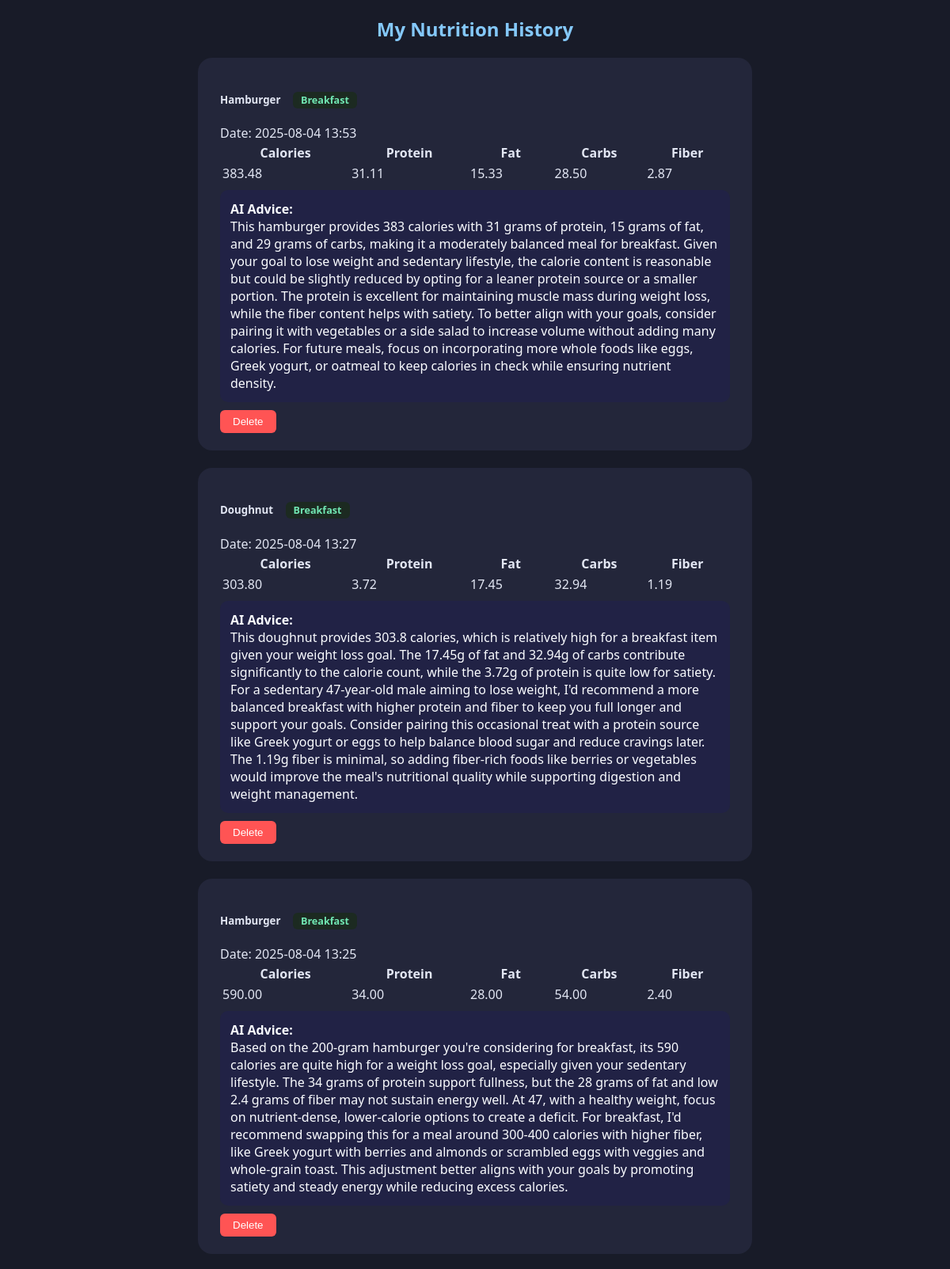
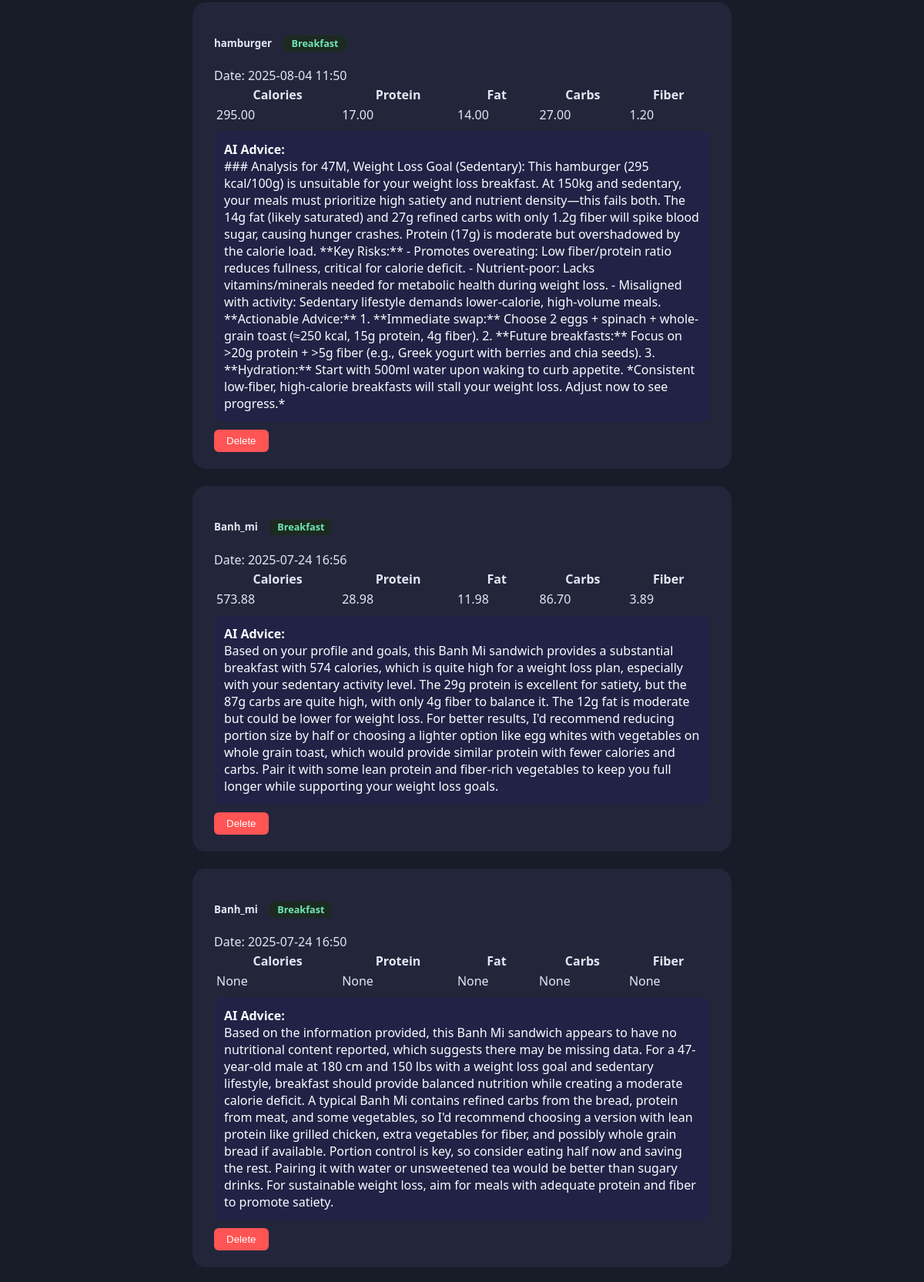
The page /history (signed in, upper part) on the database its author committed (2 pictures, top to bottom).
### backend/models.py (models this page shows)
class AnalysisHistory(db.Model):
    id = db.Column(db.Integer, primary_key=True)
    user_id = db.Column(db.Integer, nullable=False)
    food_name = db.Column(db.String(100))
    nutrients = db.Column(db.Text)
    ai_advice = db.Column(db.Text)
    timestamp = db.Column(db.DateTime, default=datetime.utcnow)
    tag = db.Column(db.String(20))

### app.py (the view)
    @app.route('/history')
    def history():
        if 'user_id' not in session:
            flash('Please log in first!')
            return redirect(url_for('login'))
        records = AnalysisHistory.query.filter_by(user_id=session['user_id']).order_by(
            AnalysisHistory.timestamp.desc()).all()
        for r in records:
            try:
                r.nutrients_dict = json.loads(r.nutrients)
            except Exception:
                r.nutrients_dict = {}
        return render_template('history.html', records=records)

### templates/history.html (shortened to what this page needs)
<!DOCTYPE html>
<html lang="en">
<head>
</head>
<body>
<h2 style="text-align:center;color:#84c8fa;">My Nutrition History</h2>
<div style="max-width:700px; margin:0 auto;">
    {% for item in records %}
    <div class="history-card">
        <h5>
            {{ item.food_name }}
            {% if item.tag %}
            <span class="meal-tag">
                            {{ item.tag.replace('_', ' ') | title }}
                        </span>
            {% endif %}
        </h5>
        <div>Date: {{ item.timestamp.strftime('%Y-%m-%d %H:%M') }}</div>
        <div class="nutrients-table">
            <table style="width:100%;">
                <tr>
                    {% for key in item.nutrients_dict.keys() %}
                    <th>{{ key|capitalize }}</th>
                    {% endfor %}
                </tr>
                <tr>
                    {% for value in item.nutrients_dict.values() %}
                    <td>
                        {% if value is number %}
                        {{ '%.2f'|format(value) }}
                        {% else %}
                        {{ value }}
                        {% endif %}
                    </td>
                    {% endfor %}
                </tr>
            </table>
        </div>
        {% if item.ai_advice %}
        <div class="advice"><b>AI Advice:</b><br>{{ item.ai_advice }}</div>
        {% endif %}
        <form action="{{ url_for('delete_history', history_id=item.id) }}" method="post" style="display:inline;">
            <button type="submit"
                    onclick="return confirm('Are you sure you want to delete this record?');"
                    style="background:#ff5454;color:#fff;border:none;border-radius:6px;padding:7px 16px;cursor:pointer;margin-top:10px;">
                Delete
            </button>
        </form>
    </div>
    {% endfor %}
</div>
</body>
</html>

### templates/history.html (style rules this page uses)
body { background: #181b28; color: #e2e6f3; font-family: 'Segoe UI', Arial, sans-serif; }
.history-card { background: #23263a; border-radius: 18px; margin-bottom: 22px; padding: 22px 28px; }
.advice { background: #212245; color: #fafcff; border-radius: 10px; padding: 13px; margin-top: 7px; }
.meal-tag { font-size: 0.95em; color: #71e7b3; background: #1c2a21; border-radius: 6px; padding: 2px 10px; margin-left: 12px; }

### rows shown on the page
AnalysisHistory: food_name "Hamburger", tag.replace "Breakfast", timestamp "2025-08-04 13:53", keys "Calories" "Protein" "Fat" "Carbs" "Fiber", value "383.48" "31.11" "15.33" "28.50" "2.87", ai_advice "This hamburger provides 383 calories with 31 grams of protein, 15 grams of fat, and 29 grams of carbs, making it a moderately balanced meal for breakfast. Given your goal to lose weight and sedentary lifestyle, the calorie content is reasonable but could be slightly reduced by opting for a leaner protein source or a smaller portion. The protein is excellent for maintaining muscle mass during weight loss, while the fiber content helps with satiety. To better align with your goals, consider pairing it with vegetables or a side salad to increase volume without adding many calories. For future meals, focus on incorporating more whole foods like eggs, Greek yogurt, or oatmeal to keep calories in…"
AnalysisHistory: food_name "Doughnut", tag.replace "Breakfast", timestamp "2025-08-04 13:27", keys "Calories" "Protein" "Fat" "Carbs" "Fiber", value "303.80" "3.72" "17.45" "32.94" "1.19", ai_advice "This doughnut provides 303.8 calories, which is relatively high for a breakfast item given your weight loss goal. The 17.45g of fat and 32.94g of carbs contribute significantly to the calorie count, while the 3.72g of protein is quite low for satiety. For a sedentary 47-year-old male aiming to lose weight, I'd recommend a more balanced breakfast with higher protein and fiber to keep you full longer and support your goals. Consider pairing this occasional treat with a protein source like Greek yogurt or eggs to help balance blood sugar and reduce cravings later. The 1.19g fiber is minimal, so adding fiber-rich foods like berries or vegetables would improve the meal's nutritional quality…"
AnalysisHistory: food_name "Hamburger", tag.replace "Breakfast", timestamp "2025-08-04 13:25", keys "Calories" "Protein" "Fat" "Carbs" "Fiber", value "590.00" "34.00" "28.00" "54.00" "2.40", ai_advice "Based on the 200-gram hamburger you're considering for breakfast, its 590 calories are quite high for a weight loss goal, especially given your sedentary lifestyle. The 34 grams of protein support fullness, but the 28 grams of fat and low 2.4 grams of fiber may not sustain energy well. At 47, with a healthy weight, focus on nutrient-dense, lower-calorie options to create a deficit. For breakfast, I'd recommend swapping this for a meal around 300-400 calories with higher fiber, like Greek yogurt with berries and almonds or scrambled eggs with veggies and whole-grain toast. This adjustment better aligns with your goals by promoting satiety and steady energy while reducing excess calories."
AnalysisHistory: food_name "hamburger", tag.replace "Breakfast", timestamp "2025-08-04 11:50", keys "Calories" "Protein" "Fat" "Carbs" "Fiber", value "295.00" "17.00" "14.00" "27.00" "1.20", ai_advice "### Analysis for 47M, Weight Loss Goal (Sedentary): This hamburger (295 kcal/100g) is unsuitable for your weight loss breakfast. At 150kg and sedentary, your meals must prioritize high satiety and nutrient density—this fails both. The 14g fat (likely saturated) and 27g refined carbs with only 1.2g fiber will spike blood sugar, causing hunger crashes. Protein (17g) is moderate but overshadowed by the calorie load. **Key Risks:** - Promotes overeating: Low fiber/protein ratio reduces fullness, critical for calorie deficit. - Nutrient-poor: Lacks vitamins/minerals needed for metabolic health during weight loss. - Misaligned with activity: Sedentary lifestyle demands lower-calorie, high-volume…"
AnalysisHistory: food_name "Banh_mi", tag.replace "Breakfast", timestamp "2025-07-24 16:56", keys "Calories" "Protein" "Fat" "Carbs" "Fiber", value "573.88" "28.98" "11.98" "86.70" "3.89", ai_advice "Based on your profile and goals, this Banh Mi sandwich provides a substantial breakfast with 574 calories, which is quite high for a weight loss plan, especially with your sedentary activity level. The 29g protein is excellent for satiety, but the 87g carbs are quite high, with only 4g fiber to balance it. The 12g fat is moderate but could be lower for weight loss. For better results, I'd recommend reducing portion size by half or choosing a lighter option like egg whites with vegetables on whole grain toast, which would provide similar protein with fewer calories and carbs. Pair it with some lean protein and fiber-rich vegetables to keep you full longer while supporting your weight loss…"
AnalysisHistory: food_name "Banh_mi", tag.replace "Breakfast", timestamp "2025-07-24 16:50", keys "Calories" "Protein" "Fat" "Carbs" "Fiber", values "None" "None" "None" "None" "None", ai_advice "Based on the information provided, this Banh Mi sandwich appears to have no nutritional content reported, which suggests there may be missing data. For a 47-year-old male at 180 cm and 150 lbs with a weight loss goal and sedentary lifestyle, breakfast should provide balanced nutrition while creating a moderate calorie deficit. A typical Banh Mi contains refined carbs from the bread, protein from meat, and some vegetables, so I'd recommend choosing a version with lean protein like grilled chicken, extra vegetables for fiber, and possibly whole grain bread if available. Portion control is key, so consider eating half now and saving the rest. Pairing it with water or unsweetened tea would be…"
